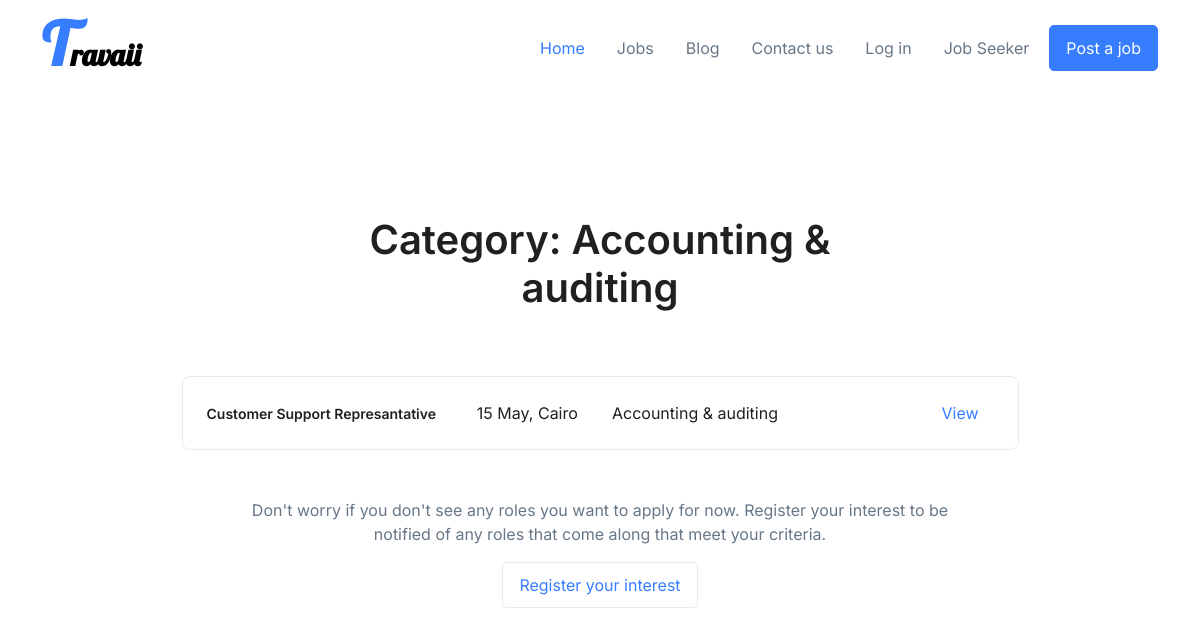
Screenshot of /jobs/category/1833/ with the database file from the repository.
### main/models.py (models this page shows, shortened)
class Jobs(models.Model):
    publisher= models.ForeignKey(User, related_name='work' ,on_delete=models.CASCADE, null=True)
    job_category= models.ForeignKey('Category', related_name='myjobs' ,on_delete=models.SET_NULL, null=True)
    save_job= models.ManyToManyField(User, related_name='save_job', blank=True)
    position = models.CharField(max_length=200,null=True, blank=True)
    work_from= models.ForeignKey('Work_from', on_delete=models.SET_NULL,related_name='workplace', null=True, blank=True)
    job_type= models.ForeignKey('Job_type', on_delete=models.SET_NULL,related_name='typeofjob', null=True, blank=True)
    description = RichTextField(config_name='awesome_ckeditor')
    tasks= models.TextField(max_length=300,  null=True, blank=True)
    num_people= models.CharField(max_length=5, null=True, blank=True )
    is_urgent= models.BooleanField(default=False)
    job_shift=models.ForeignKey(Shifts,on_delete=models.SET_NULL, related_name='shifts', null=True, blank=True)
    salary = models.CharField(max_length=15, null=True, blank=True)
    pay_per= models.CharField(max_length=150, null=True, blank=True, choices=salary_range)
    benifits= models.TextField(max_length=500, null=True, blank=True)
    creation_date = models.DateTimeField(auto_now_add=now)
    is_published= models.BooleanField(default=True)
    interview_type= models.CharField(max_length=50, choices=interview)

class Category(models.Model):
    name= models.CharField(max_length=35, null=True, blank=True)
    image= models.ImageField(upload_to='category/bg/', null=True, blank=True)
    description= models.TextField(max_length=250, null=True, blank= True)

class User(AbstractUser):
    full_name= models.CharField(max_length=25)
    is_company= models.BooleanField('is_company', default=False)
    is_applicant= models.BooleanField('is_applicant', default=False)
    phone_number= models.CharField(max_length=15,null=True, blank=True)
    gender= models.CharField(max_length=10,choices=Gender)
    email= models.EmailField(unique=True)
    is_email_confirmed= models.BooleanField(default=False)
    source=models.ForeignKey('Where_socialMedia', on_delete=models.PROTECT, max_length=300,null=True, blank=True)
    registration_date= models.DateTimeField(auto_now_add=now)
    privacy_policy= models.BooleanField(default=True)

### company/models.py (models this page shows, shortened)
class CompanyProfile(models.Model):
    owner= models.OneToOneField(User, on_delete=models.CASCADE )
    followers= models.ManyToManyField(User, related_name='user_followers', blank=True)
    website=models.URLField(max_length=100, null=True, blank=True, unique=True)
    facebook= models.URLField(max_length=100, null=True, blank=True, unique=True)
    twitter= models.URLField(max_length=100, null=True, blank=True, unique=True)
    github= models.URLField(max_length=100, null=True, blank=True, unique=True)
    address= models.CharField(max_length=100, null=True, blank=True)
    about= models.TextField()
    city= models.ForeignKey(Cities, related_name='company_city', on_delete=models.SET_NULL, null=True, blank=False)
    state= models.ForeignKey(Wilaya, related_name='company_wilaya', on_delete=models.SET_NULL, null=True, blank=False)
    zip_code= models.IntegerField(default=0)
    company_logo=models.ImageField(null=True, blank=True, upload_to='company/%y/%m/%d')
    profile_bg= models.ImageField(null=True, blank=True, upload_to='company/bg/%y/%m/%d')
    founded= models.CharField(max_length=15, null=False, blank=False)
    co_size= models.CharField(max_length=50,choices=company_size, null=False, blank=False)
    industry= models.CharField(max_length=40)
    company_name= models.CharField(max_length=30, unique=True)
    is_profile_completed= models.BooleanField(default=False)
    submition_date= models.DateTimeField(auto_now_add=now)
    instagram=models.URLField(max_length=100, null=True, blank=True)

### applicants/models.py (models this page shows)
class Cities(models.Model):
    city_name=models.CharField(max_length=300)
    def __str__(self):
        return self.city_name

class Wilaya(models.Model):
    city_name=models.CharField(max_length=300)
    def __str__(self):
        return self.city_name

### main/views.py (the view)
# urls.py: path('jobs/category/<int:pk>/', views.Category_list, name='category_list'),
def Category_list(request, pk):
    cat_list= Jobs.objects.filter(job_category_id=pk)
    context= {'cat_list':cat_list}
    return render(request, 'main/display/display_cat.html', context)

### templates/main/display/display_cat.html (shortened to what this page needs)
{% extends 'base.html' %}
{% load static %}
{% block content %}
{% include 'parts/nav.html' %}
                <div class="container content-space-2 content-space-lg-3">
                    <div class="w-lg-75 mx-lg-auto mb-5 mb-md-7">
                      <div class="w-lg-75 text-center mx-auto mb-5 mb-sm-9">
                        {%  for job in cat_list %}
                        {% ifchanged %}
                        <h2 class="h1">Category:  {{job.job_category.name}}</h2>
                        {% endifchanged %}
                        {% endfor %}
                      </div>
                      <ul class="list-group list-group-lg">
                        {% if cat_list %}
                        {%  for job in cat_list %}
                        <li class="list-group-item">
                          <div class="row">
                            <div class="col-sm-4 mb-2 mb-sm-0">
                              <span class="h6">{{job.position}}</span>
                            </div>
                            <div class="col-sm-2 mb-2 mb-sm-0">
                              <span>{{job.publisher.companyprofile.city}}, {{job.publisher.companyprofile.state}}</span>
                            </div>
                            <div class="col-sm-4 mb-2 mb-sm-0">
                              <span>{{job.job_category.name}}</span>
                            </div>
                            <div class="col-sm-2 text-sm-end">
                              <a href="{% url 'detail_job' job.id %}">View<i class="bi-chevron-right small ms-1 small ms-1"></i></a>
                            </div>
                          </div>
                        </li>
                        {% endfor %}
                        {% else %}
                                        <div class="col-lg-12 col-md-12">
                                        <div class="alert alert-primary" role="alert">
                                            No Jobs match your category yet...
                                          </div>
                                        </div>
                        {% endif %}
                      </ul>
                    </div>
                    <div class="w-lg-65 text-center mx-lg-auto mt-7">
                      <p>Don't worry if you don't see any roles you want to apply for now. Register your interest to be notified of any roles that come along that meet your criteria.</p>
                      <a class="btn btn-outline-primary" href="../page-contacts-agency.html">Register your interest</a>
                    </div>
                  </div>
{% endblock content %}

### rows the page displays
Jobs: job_category.name "Accounting & auditing", position "Customer Support Represantative", publisher.companyprofile.city "15 May", publisher.companyprofile.state "Cairo"
